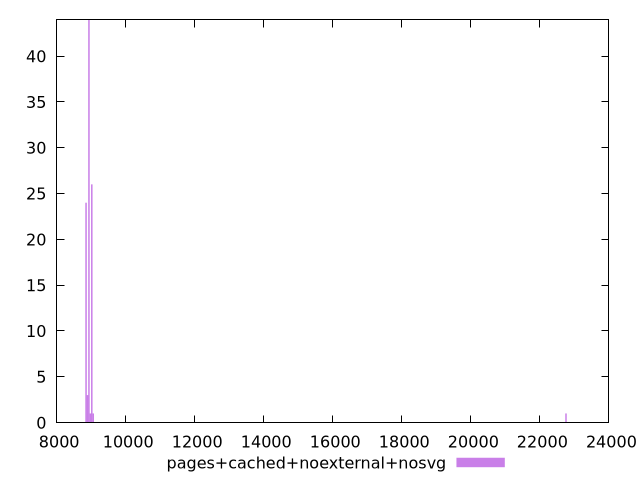

gnuplot code for this plot:
$_pagesCachedNoexternalNosvg <<EOF
8894.40757072283 3
9019.680916789348 26
8936.165352745002 44
8852.649788700655 24
9061.43869881152 1
8977.923134767174 1
22757.99120208423 1
EOF
set key outside below
set terminal pngcairo
set output "report_00005_2020-11-02T22-26-11.212Z/largest-contentful-paint/pages+cached+noexternal+nosvg//raw_hist.png"
set yrange [0:44]
set boxwidth 41.757782022172904
set style fill transparent solid 0.5 noborder
plot $_pagesCachedNoexternalNosvg title "pages+cached+noexternal+nosvg" with boxes ,
